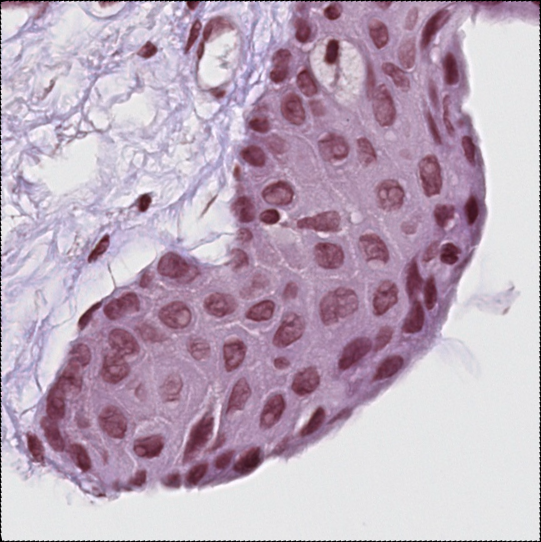
#> input picture Presentation 5/Coders/Sharon Lin/patch_outputs/h&e_benign_case24_match1_patch0.png, 541 x 542 px, given in place of case_077_h1817608B  sox10_ROI_1.tif, which was not available
$ jupyter execute --allow-errors test_export_patches.ipynb   (text cells are left out)
#> lines starting #> are read from the running program, lines starting #| are printed output that depends on the picture; after the words box and inside, x2 and y2 are one past the last pixel; in counts of white or black regions, pixels touching at a corner belong together; pictures that were not available may be replaced by others from this repository, and a replacement may not be noted
[cell 1]
import numpy as np
import cv2
from shapely.geometry import Polygon
import matplotlib.pyplot as plt
from sklearn.model_selection import ParameterGrid
from matplotlib import colors
import pandas as pd
import csv

[cell 2]
smoothing_size = 100 # make 100
extension_factor = 1.1;
step_size = 2;
max_width = 2048
overlap_threshold = 0.3
weight_epithelium_coverage = 0.8
weight_background_pixels = 0.2

[cell 3]
import os
image_folder = './testing_slices'
image_files = [f for f in os.listdir(image_folder) if f.startswith('h&e')]

[cell 4]
# Function to draw patches
def draw_patches(image, patch_list, color = [255,0,0], thickness = 20):
    patches_on_slice = image.copy()
    for contour_patches in patch_list:
        for patch in contour_patches:
            points = patch.astype(np.int32)
            cv2.polylines(patches_on_slice, [points], isClosed = True, color = color, thickness = thickness)
    return patches_on_slice

# Function to calculate patch overlap
def patch_overlap(square1,square2):

    square1 = Polygon(square1)
    square2 = Polygon(square2)

    if not square1.intersects(square2):
        return 0

    intersection_area = square1.intersection(square2).area
    smallest_area = min(square1.area,square2.area)
    return intersection_area/smallest_area

# Read data and get contours
def get_contours(mask_name, slice_details):

    tissue_slice = cv2.cvtColor(cv2.imread(slice_details), cv2.COLOR_BGR2RGB)
    epithelium_mask = cv2.cvtColor(cv2.imread(mask_name), cv2.COLOR_BGR2RGB)
    epithelium_mask_gray = cv2.cvtColor(epithelium_mask, cv2.COLOR_RGB2GRAY)
    Otsu_threshold, epithelium_mask_2D = cv2.threshold(epithelium_mask_gray, 0, 255,
                            cv2.THRESH_BINARY_INV + cv2.THRESH_OTSU)

    # Getting contours
    contours, hierarchy = cv2.findContours(epithelium_mask_2D, cv2.RETR_EXTERNAL, cv2.CHAIN_APPROX_SIMPLE)

    # Getting tangents and normals on contour points
    all_normals=[]
    all_tangents = []

    for contour in contours:

        contour_points = contour.reshape(-1,2)
        num_contour_points = len(contour_points)
        tangents = np.zeros_like(contour_points, dtype = float)

        for i in range(num_contour_points):

            prev_idx = (i - smoothing_size) % num_contour_points

            next_idx = (i + smoothing_size) % num_contour_points

            tangent = contour_points[next_idx] - contour_points[prev_idx]

            tangent = tangent / (np.linalg.norm(tangent) + 1e-8)
            tangents[i] = tangent

        normals = np.zeros_like(tangents)
        normals[:,0] = -tangents[:,1]
        normals[:,1] = tangents[:,0]

        all_normals.append(normals)
        all_tangents.append(tangents)

    return all_normals, all_tangents, contours, epithelium_mask_2D, tissue_slice

# Get patch corners
def patch_corners(all_normals, all_tangents, contours, epithelium_mask_2D):

    all_patches = []
    all_patch_lengths = []
    height, width = epithelium_mask_2D.shape

    for c in range(len(contours)):
        contour_points = contours[c].reshape(-1, 2)
        contour_normals = all_normals[c]
        contour_tangents = all_tangents[c]
        contour_patch_lengths = []
        squares = []

        for i, point in enumerate(contour_points):
            point = point.astype(int)

            steps = np.arange(0, max_width, step_size)[:, None]
            normal_points = np.clip(point - steps * contour_normals[i], 0, [width - 1, height - 1]).astype(int)

            pixel_values = epithelium_mask_2D[normal_points[:, 1], normal_points[:, 0]]

            stop = np.where(pixel_values == 0)[0]

            epithelium_width = stop[0] * step_size if stop.size > 0 else max_width

            patch_length = int(epithelium_width * extension_factor)
            half_patch_length = patch_length // 2

            corners = np.array([
                point + (contour_tangents[i] * half_patch_length),
                point - (contour_tangents[i] * half_patch_length),
                point - (contour_tangents[i] * half_patch_length) - (contour_normals[i] * patch_length),
                point + (contour_tangents[i] * half_patch_length) - (contour_normals[i] * patch_length)
            ])
            squares.append(corners)
            contour_patch_lengths.append(patch_length)
        all_patches.append(squares)
        all_patch_lengths.append(contour_patch_lengths)

    return all_patches, all_patch_lengths

# Remove highly overlapping contours
def remove_overlap(tissue_slice, contours, all_patches, all_patch_lengths):

    all_selected_patches = []
    all_selected_patch_lengths = []

    for c in range(len(contours)):
        contour_points = contours[c].reshape(-1, 2)

        selected_patches = []
        selected_patch_lengths = []
        for i, point in enumerate(contour_points):
            current_patch = all_patches[c][i]
            current_patch_length = all_patch_lengths[c][i]
            if not any(patch_overlap(current_patch, ith_selected_patch) > overlap_threshold \
                    for ith_selected_patch in selected_patches):
                selected_patches.append(current_patch)
                selected_patch_lengths.append(current_patch_length)
        all_selected_patches.append(selected_patches)
        all_selected_patch_lengths.append(selected_patch_lengths)

    selected_patches_on_slice = draw_patches(tissue_slice, all_selected_patches)
    return all_selected_patches, all_selected_patch_lengths, selected_patches_on_slice

# Export patched slice
from PIL import Image
def export_patched_slice(patched_slice_name, selected_patches_on_slice):
    output_folder = 'testing_slices/patch_outputs'
    output_path = os.path.join(output_folder, patched_slice_name)
    img = cv2.cvtColor(selected_patches_on_slice, cv2.COLOR_RGB2BGR)
    img = Image.fromarray(img)
    img.save(output_path[:-3]+"jpg", dpi=(25, 25))

[cell 5]
# Calculate performance metrics
def calculate_metrics(epithelium_mask_2D, all_selected_patches):

    total_epithelium_pixels = (epithelium_mask_2D > 0).sum()
    patch_mask = np.zeros_like(epithelium_mask_2D, dtype=np.uint8)

    #For all patches in all contours, use them to create a mask
    for contour_patches in all_selected_patches:
        for patch in contour_patches:
            patch = np.array(patch,dtype = np.int32).reshape(-1, 1, 2)
            cv2.fillPoly(patch_mask, [patch], 255)

    number_of_patch_mask_pixels = np.count_nonzero(patch_mask > 0)

    covered_epithelium_pixels = np.count_nonzero((patch_mask > 0) & (epithelium_mask_2D > 0))
    covered_background_pixels = np.count_nonzero((patch_mask > 0) & (epithelium_mask_2D == 0))

    total_epithelium_coverage = (covered_epithelium_pixels / total_epithelium_pixels*100)
    background_pixel_percent = (covered_background_pixels / number_of_patch_mask_pixels*100)
    score = weight_epithelium_coverage*total_epithelium_coverage + weight_background_pixels*(100 - background_pixel_percent)

    # Exporting performance metrics and parameter values
    metrics = pd.DataFrame({'Metric':['total_epithelium_coverage', 'background_pixel_percent',
                        'score', 'smoothing_size', 'extension_factor', 'step_size',
                        'max_width', 'overlap_threshold'],
                'Value':[total_epithelium_coverage, background_pixel_percent, score,
                        smoothing_size, extension_factor, step_size, max_width, overlap_threshold]})

    return metrics

[cell 6]
# Exporting patch lengths
# [14 lines left out: function export_patch_length, not called in this run]

# Display patches on slice
def display_patches(selected_patches_on_slice):
    plt.imshow(selected_patches_on_slice)

[cell 7]
# Find edges
def find_edges(all_selected_patches):
    all_points = np.vstack(all_selected_patches[0])

    edges = {'min_x': np.min(all_points[:, 0]),
             'max_x': np.max(all_points[:, 0]),
             'min_y': np.min(all_points[:, 1]),
             'max_y': np.max(all_points[:, 1])}

    return edges

[cell 8]
# add padding
import math

def add_padding(image, edges):

    height, width, channels = image.shape

    if edges['min_x'] < 0:
        left = math.ceil(np.abs(edges['min_x']))
    else: left = 0

    if edges['max_x'] > width:
        right = math.ceil(edges['max_x'] - width)
    else: right = 0

    if edges['min_y'] < 0:
        top = math.ceil(np.abs(edges['min_y']))
    else: top = 0

    if edges['max_y'] > height:
        bottom = math.ceil(edges['max_y'] - height)
    else: bottom = 0

    new_width = width + right + left
    new_height = height + top + bottom

    padded_image = np.ones((new_height, new_width, channels), dtype=image.dtype) *128

    # Insert the original image into the array of updated dimensions
    padded_image[top:top + height, left:left + width] = image

    # Display the images side by side
    fig, axes = plt.subplots(1, 2)
    axes[0].imshow(image)
    axes[0].set_title("Original Image")
    axes[0].axis("off")
    axes[1].imshow(padded_image)
    axes[1].set_title("Padded Image")
    axes[1].axis("off")
    plt.show()


    return padded_image, right, left, top, bottom

[cell 9]
# Shift patches by padding amount
def shift_patches(padded_image, all_selected_patches, left, top):

    all_points = np.vstack(all_selected_patches[0])

    shift_x = left
    shift_y = top
    shift_array = np.array([shift_x, shift_y])
    shifted_points = all_points + shift_array

    shifted_points = np.split(shifted_points, len(shifted_points) // 4)
    shifted_points = [shifted_points]

    shifted_patches_on_slice = draw_patches(padded_image, shifted_points)
    return shifted_patches_on_slice, shifted_points

[cell 10]
# Check if all patches are within image bounds
# [12 lines left out: function check_bounds, not called in this run]

[cell 11]
def extract_square_images(image, points):

    patch_images = []
    square_list = points[0]

    for square in square_list:

        # create an empty mask with white inside just the square's region
        square = square.astype(np.int32)
        square.reshape((-1,1,2)) # bc cv2.fillpoly expects points to be in shape (N,1,2)
        mask = np.zeros(image.shape[:2],dtype = np.uint8)
        cv2.fillPoly(mask, [square], 255)

        # Apply the mask to the image
        masked_image = cv2.bitwise_and(image, image, mask = mask)

        # uncomment to see placement of patch within the entire slice image
        # plt.imshow(masked_image)
        # plt.show()

        # Crop the image around the rotated square (will have black space due to rotation)
        x_min = np.min(square[:, 0])
        x_max = np.max(square[:, 0])
        y_min = np.min(square[:, 1])
        y_max = np.max(square[:, 1])
        cropped_image = masked_image[y_min:y_max, x_min:x_max]

        # rotate the cropped image to be parallel to the xy axis
        # calculate the angle the patch needs to be rotated by
        point1 = square[0]  # top-left corner
        point2 = square[1]  # top-right corner
        vector = point2 - point1
        angle_degrees = np.arctan2(vector[1], vector[0]) * (180.0 / np.pi) - 180

        # Get the center of the cropped image
        center = (int((x_max - x_min)) // 2, int((y_max - y_min)) // 2)

        # Create the rotation matrix to rotate around the center
        rotation_matrix = cv2.getRotationMatrix2D(center, angle_degrees, 1.0) # 1.0 means image wont be scaled

        # Rotate the cropped image to make it parallel to xy axis
        rotated_patch = cv2.warpAffine(cropped_image,
                                       rotation_matrix,
                                       (cropped_image.shape[1], cropped_image.shape[0])) # output image size

        # [13 lines of commented-out code are left out]
        gray = cv2.cvtColor(rotated_patch, cv2.COLOR_BGR2GRAY)
        _, thresh = cv2.threshold(gray, 1, 255, cv2.THRESH_BINARY)
        contours, _ = cv2.findContours(thresh, cv2.RETR_EXTERNAL, cv2.CHAIN_APPROX_SIMPLE)
        x, y, w, h = cv2.boundingRect(contours[0])
        cropped_img = rotated_patch[y:y+h, x:x+w]

        patch_images.append(cropped_img)

    return patch_images

[cell 12]
# Save patches to output folder
import os

# [11 lines left out: function save_patches, not called in this run]

[cell 13]
# Print a few patches
# [9 lines left out: function print_patches, not called in this run]

[cell 14]
# Patching and patch export pipeline

def patching_export(slice_name, slice_details):

    # get contours
    all_normals, all_tangents, contours, epithelium_mask_2D, tissue_slice = get_contours(slice_name, slice_details)
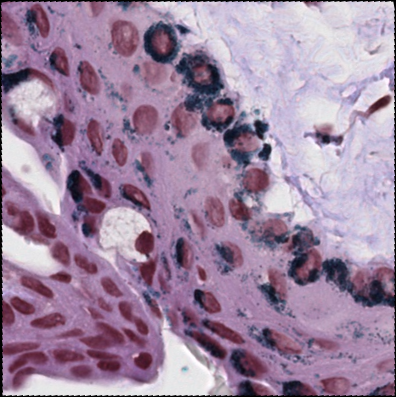
#> input picture Presentation 5/Coders/Sharon Lin/patch_outputs/h&e_benign_case24_match1_patch10.png, 396 x 397 px, given in place of sox10_benign_case77_match1.png, which was not available
#> in get_contours, `epithelium_mask_gray = cv2.cvtColor(epithelium_mask, cv2.COLOR_RGB2GRAY)`:
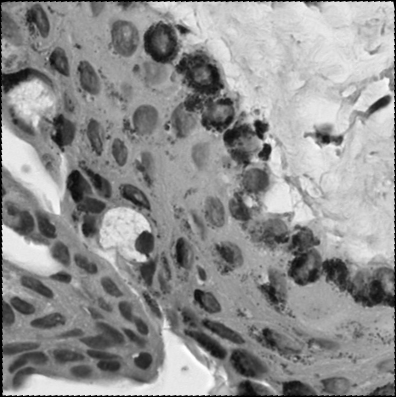
#> epithelium_mask_gray: shape (397, 396); min 0, max 254, mean 144.1
#> in get_contours, `Otsu_threshold, epithelium_mask_2D = cv2.threshold(epithelium_mask_gra..`:
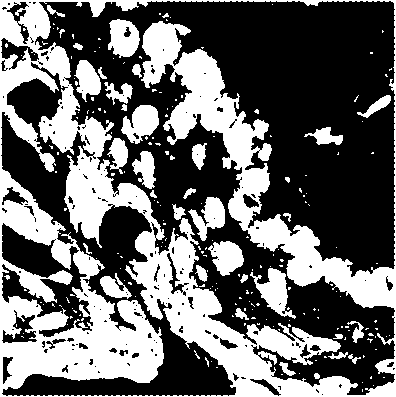
#> epithelium_mask_2D: shape (397, 396); 40.5% white; 218 white regions (183 under 20 px), largest, box (x1, y1, x2, y2) and area: (0, 0, 396, 397) 53766, (250, 268, 296, 319) 992, (121, 105, 159, 144) 923
#> in get_contours, `Otsu_threshold, epithelium_mask_2D = cv2.threshold(epithelium_mask_gra..`: Otsu_threshold = 135
#> in get_contours, `contours, hierarchy = cv2.findContours(epithelium_mask_2D, cv2.RETR_EX..`: contours = [[[0, 0], [0, 396], [395, 396], [395, 0]]]
#> the loop in get_contours, `for contour in contours: ` made 1 pass
#> (contour_points, num_contour_points) on pass 1: ([[0, 0], [0, 396], [395, 396], [395, 0]], 4)
#> after the loop in get_contours, `for contour in contours:`: all_normals = [[[0, 0], [0, 0], [0, 0], [0, 0]]]
#> all_normals = [[[0, 0], [0, 0], [0, 0], [0, 0]]]; all_tangents = [[[0, 0], [0, 0], [0, 0], [0, 0]]]; contours = [[[0, 0], [0, 396], [395, 396], [395, 0]]]

    # get patches
    all_patches, all_patch_lengths = patch_corners(all_normals, all_tangents, contours, epithelium_mask_2D)
#> the loop in patch_corners, `for c in range(len(contours)):` made 1 pass
#> (contour_points, contour_tangents) on pass 1: ([[0, 0], [0, 396], [395, 396], [395, 0]], [[0, 0], [0, 0], [0, 0], [0, 0]])
#> after the loop in patch_corners, `for c in range(len(contours)):`: all_patch_lengths = [[2252, 2252, 2252, 2252]]; all_patches = [[[[0, 0], [0, 0], [0, 0], [0, 0]], [[0, 396], [0, 396], [0, 396], [0, 396]], [[395, 396], [395, 396], [395, 396], [395, 396]], [[395, 0], [395, 0], [395, 0], [395, 0]]]]
#> all_patch_lengths = [[2252, 2252, 2252, 2252]]

    # remove overlap
    all_selected_patches, all_selected_patch_lengths, selected_patches_on_slice = remove_overlap(tissue_slice, contours, all_patches, all_patch_lengths)
#> the loop in remove_overlap, `for c in range(len(contours)):` made 1 pass
#> contour_points on pass 1: [[0, 0], [0, 396], [395, 396], [395, 0]]
#> after the loop in remove_overlap, `for c in range(len(contours)):`: all_selected_patches has the same summary as all_patches in patch_corners
#> the loop in draw_patches, `for contour_patches in patch_list:` made 1 pass
#> after the loop in draw_patches, `for contour_patches in patch_list:`:
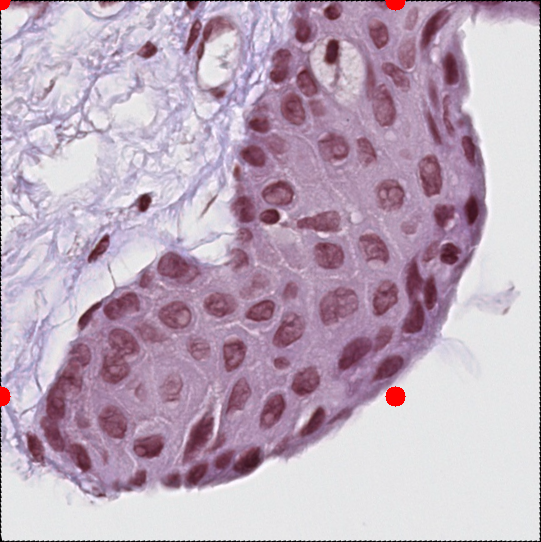
#> patches_on_slice: shape (542, 541, 3); mean R, G, B 189.6, 169.3, 188.1
#> all_selected_patches has the same summary as all_patches in patch_corners; all_selected_patch_lengths = [[2252, 2252, 2252, 2252]]

    # export patched slice
    patched_slice_name = slice_details.replace('testing_slices/', 'patched_')
    export_patched_slice(patched_slice_name.replace('.tif', '.png'), selected_patches_on_slice)

    # calculate metrics
    metrics = calculate_metrics(epithelium_mask_2D, all_selected_patches)
#> in calculate_metrics, `total_epithelium_pixels = (epithelium_mask_2D > 0).sum()`: total_epithelium_pixels = 63597
#> the loop in calculate_metrics, `for contour_patches in all_selected_patches:` made 1 pass
#> after the loop in calculate_metrics, `for contour_patches in all_selected_patches:`:
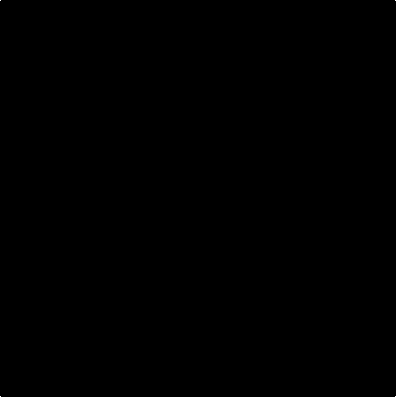
#> patch_mask: shape (397, 396); 0% white in thin lines or dots
#> in calculate_metrics, `number_of_patch_mask_pixels = np.count_nonzero(patch_mask > 0)`: number_of_patch_mask_pixels = 4
#> in calculate_metrics, `covered_background_pixels = np.count_nonzero((patch_mask > 0) & (epith..`: covered_background_pixels = 0
#> in calculate_metrics, `total_epithelium_coverage = (covered_epithelium_pixels / total_epithel..`: total_epithelium_coverage = 0.00629
#> in calculate_metrics, `background_pixel_percent = (covered_background_pixels / number_of_patc..`: background_pixel_percent = 0
#> in calculate_metrics, `score = weight_epithelium_coverage*total_epithelium_coverage + weight_..`: score = 20.01
#> in calculate_metrics, `metrics = pd.DataFrame({'Metric':['total_epithelium_coverage', 'backgr..`: metrics = table of 8 rows and 2 columns
#> metrics = table of 8 rows and 2 columns

    # export patch lengths
    # patch_length_filename = str.replace(slice_details, '.tif', '') + 'patch_lengths.csv'
    # export_patch_length(patch_length_filename, all_selected_patch_lengths)

    # find edges and add padding
    edges = find_edges(all_selected_patches)
#> in find_edges, `all_points = np.vstack(all_selected_patches[0])`: all_points = 16 rows, first 8: [0, 0], [0, 0], [0, 0], [0, 0], [0, 396], [0, 396], [0, 396], [0, 396]
#> in find_edges, `edges = {'min_x': np.min(all_points[:, 0]), 'max_x': np.max(all_points..`: edges = {'min_x': 0, 'max_x': 395, 'min_y': 0, 'max_y': 396}
    padded_image, right, left, top, bottom = add_padding(tissue_slice, edges)
#> right = 0; left = 0; top = 0; bottom = 0
    _, shifted_points = shift_patches(padded_image, all_selected_patches, left, top)
#> in shift_patches, `shift_array = np.array([shift_x, shift_y])`: shift_array = [0, 0]
#> in shift_patches, `shifted_points = all_points + shift_array`: shifted_points has the same summary as all_points in find_edges
#> in shift_patches, `shifted_points = np.split(shifted_points, len(shifted_points) // 4)`: shifted_points = [[[0, 0], [0, 0], [0, 0], [0, 0]], [[0, 396], [0, 396], [0, 396], [0, 396]], [[395, 396], [395, 396], [395, 396], [395, 396]], [[395, 0], [395, 0], [395, 0], [395, 0]]]
#> in shift_patches, `shifted_points = [shifted_points]`: shifted_points has the same summary as all_patches in patch_corners
#> the loop in draw_patches (call 2), `for contour_patches in patch_list:` made 1 pass
#> shifted_points has the same summary as all_patches in patch_corners
    # if (check_bounds(shifted_points, edges)):
    #     padded_image, right, left, top, bottom = add_padding(padded_image, edges)
    #     shifted_points = shift_patches(padded_image, all_selected_patches, left, top)

    # extract square patch images
    patched_images = extract_square_images(padded_image, shifted_points)
#> in extract_square_images, `square_list = points[0]`: square_list has the same summary as shifted_points in shift_patches
#> the loop in extract_square_images, `for square in square_list:  # create an empty mask with white inside j..` made 1 pass
#> (x_min, x_max, y_min, y_max, angle_degrees, rotation_matrix) on pass 1: (0, 0, 0, 0, -180, [[-1, -1.22e-16, 0], [1.22e-16, -1, 0]])
#> after the loop in extract_square_images, `for square in square_list:`: mask: shape (542, 541); 0% white in thin lines or dots, all inside (x1, y1, x2, y2) = (0, 0, 1, 1)
#> after the loop in extract_square_images, `for square in square_list:`: patch_images = []

    # save patches to output folder
    save_patches(patched_images, slice_name)

    # print patches to check
    print_patches(patched_images)

    return metrics, patched_images
